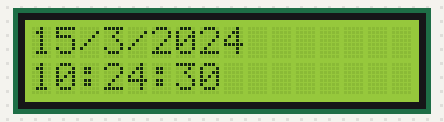
A sketch run on a simulated Arduino Uno, built with avr-gcc and run on an emulated ATmega328P. On the bench: 16×2 character LCD. The local clock reads 2024-03-15 10:24:30 at power-on unless the sketch sets it.

Above: at 0.1 s.
At 4.1 s:
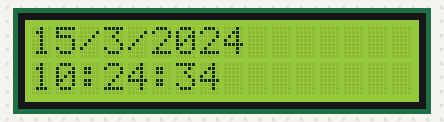
At 9.2 s:
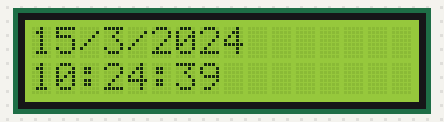
At 19.2 s:
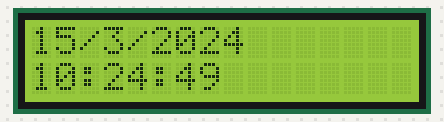
At 28.3 s:
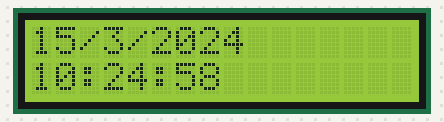
At 38.4 s:
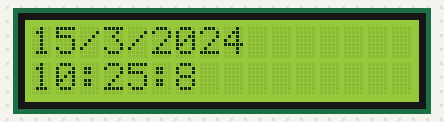

Measured:
- what the display in image 1 shows lasts 1.0 s, from 4.1 s to 5.1 s

The sketch:

saat2.ino
```cpp
#include <virtuabotixRTC.h>

#include <TimeLib.h>

#include <LiquidCrystal.h>                              //LCD kütüphanemizi başlatıyoruz.
                             //RTC kütüphanemizi ekliyoruz.

int CLK_PIN = 10;                                        //6. pini clock pini olarak tanımladık
int DAT_PIN = 9;                                        //7. pini data pini olarak tanımladık
int RST_PIN = 8;                                        //8. pini reset pini olarak tanımladık.
virtuabotixRTC myRTC(CLK_PIN, DAT_PIN, RST_PIN);        // Kütüphanemizi pinlere atıyoruz.4
int rs = 7, en = 6 , d4 = 5, d5 = 4, d6 = 3, d7 = 2;   //LCD'nin pin değişkenlerini tanımlıyoruz.
LiquidCrystal lcd(rs, en, d4, d5, d6, d7);              //LCD'nin pin bağlantılarını ayarlıyoruz.

void setup() {
  lcd.begin(16, 2);                                     //LCD ekranımızın en-boy oranını ayarlıyoruz.
}
void loop() {

  myRTC.updateTime();                                   //RTC'den zamanı okuyoruz

  lcd.clear();                                          //Başlamadan önce ekranı temizliyoruz.
  lcd.setCursor(0,0);                                   //Ekranın ilk satır ilk sütunundan yazmaya başlıyoruz.
  lcd.print(myRTC.dayofmonth);                          //Günü ekrana bastırıyoruz.
  lcd.print("/");
  lcd.print(myRTC.month);                               //Ayı ekrana bastırıyoruz.
  lcd.print("/");
  lcd.print(myRTC.year);                                //Yılı ekrana bastırıyoruz
  lcd.setCursor(0, 1);                                  //LCD'nin 2. satır 1. sütunundan yazmaya başlıyoruz.
  lcd.print(myRTC.hours);                               //Saati ekrana bastırıyoruz.
  lcd.print(":");
  lcd.print(myRTC.minutes);                             //Dakikayi ekrana bastırıyoruz.
  lcd.print(":");
  lcd.print(myRTC.seconds);                             //Saniyeyi ekrana bastırıyoruz.
  delay(1000);                                          //1 saniye bekleme.
}
```
